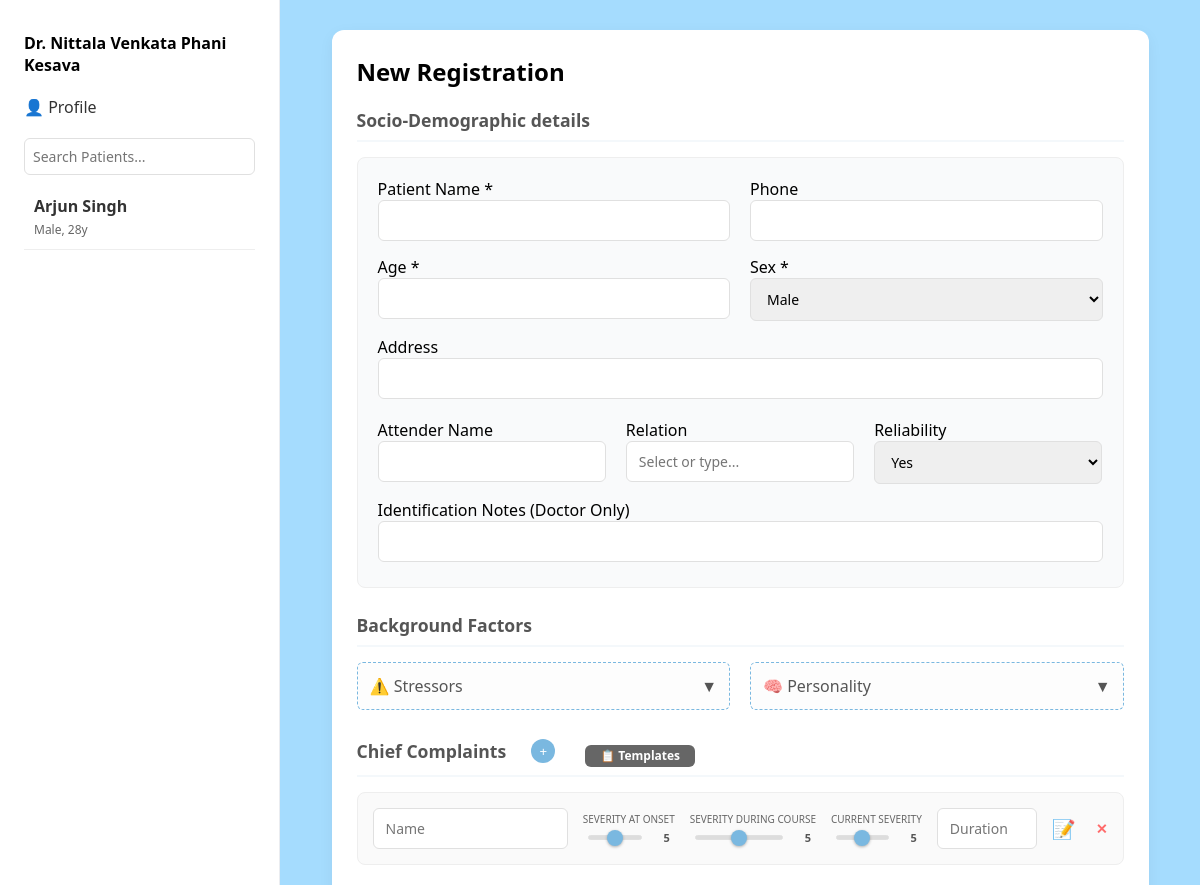
Page /first_visit (signed in, upper part) on the earlier database version.
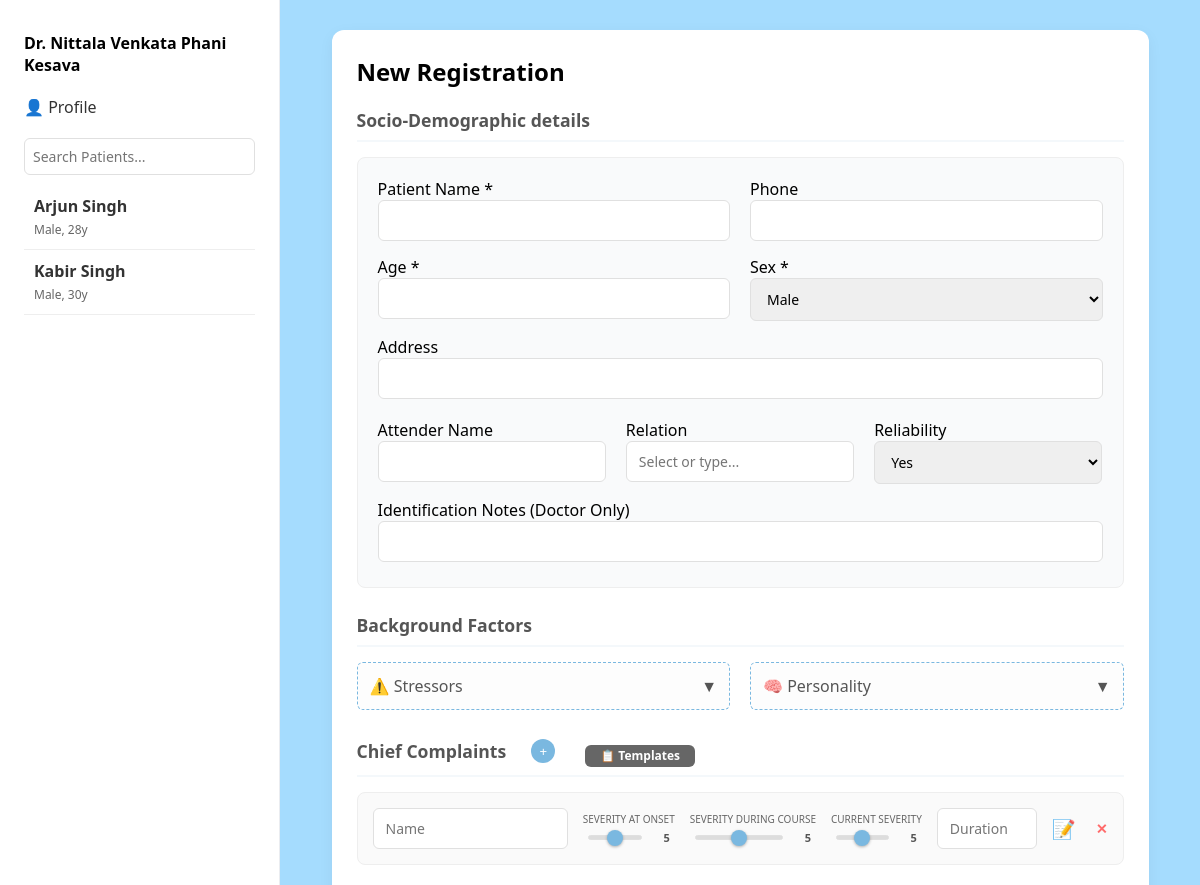
Same page on the later database version.
### models.py (models this page shows)
class Patient(db.Model):
    __tablename__ = 'patients'
    id = db.Column(db.Integer, primary_key=True)
    name = db.Column(db.String(100), nullable=False)
    age = db.Column(db.Integer, nullable=False)
    sex = db.Column(db.String(10), nullable=False)
    address = db.Column(db.Text)
    doctor_id = db.Column(db.Integer, db.ForeignKey('doctors.id'), nullable=False)
    phone = db.Column(db.String(20))  # Optional Phone
    attender_name = db.Column(db.String(100))
    attender_relation = db.Column(db.String(50))
    attender_reliability = db.Column(db.String(10))  # 'Yes' or 'No'
    personal_notes = db.Column(db.Text)  # Doctor's personal ID notes
    visits = db.relationship('Visit', backref='patient', lazy=True, cascade='all, delete-orphan')

### app.py (the view, shortened to what this page needs)
@app.route('/first_visit', methods=['GET', 'POST'])
@login_required
def first_visit():
    doc_id = session.get('doctor_id')
    doctor = Doctor.query.get(doc_id) if doc_id is not None else None
    if not doctor:
        session.clear()
        flash('Session expired. Please log in.', 'error')
        return redirect(url_for('landing'))
    is_guest = session.get('role') == 'guest'
    patients = []
    if not is_guest and doctor:
        patients = Patient.query.filter_by(doctor_id=doctor.id).all()
    today = date.today()
    return render_template('first_visit.html', patients=patients, today=today, is_guest=is_guest, doctor=doctor)

### app.py (called while the page is built)
@app.context_processor
def utility_processor():
    return dict(format_frequency=format_frequency)

def login_required(f):
    @wraps(f)
    def decorated_function(*args, **kwargs):
        if 'logged_in' not in session and 'guest' not in session:
            flash('Please log in to access this page.', 'error')
            return redirect(url_for('landing'))
        return f(*args, **kwargs)
    return decorated_function

### templates/first_visit.html (shortened to what the changed rows need)
<!DOCTYPE html>
<html lang="en">
<head>
</head>
<body>
    <div class="app-container">
        <aside class="sidebar">
            <div id="patientList" style="flex:1; overflow-y:auto;">
                {% for p in patients %}
                <a href="{{ url_for('patient_detail', patient_id=p.id) }}" class="patient-item" style="display:block; padding:10px; border-bottom:1px solid #eee; text-decoration:none; color:#333;">
                    <b>{{ p.name }}</b><br><span style="font-size:12px; color:#666;">{{ p.sex }}, {{ p.age }}y</span>
                </a>
                {% endfor %}
            </div>
        </aside>
        <main class="main-content">
            <div class="visit-card">
                <form method="POST" action="{{ url_for('first_visit') }}" id="visitForm">
                    <h2 style="margin-bottom: 20px;">New Registration</h2>
                </form>
            </div>
        </main>
    </div>
</body>
</html>

Differences in the rows shown:
added Patient: name "Kabir Singh", sex "Male", age "30"
